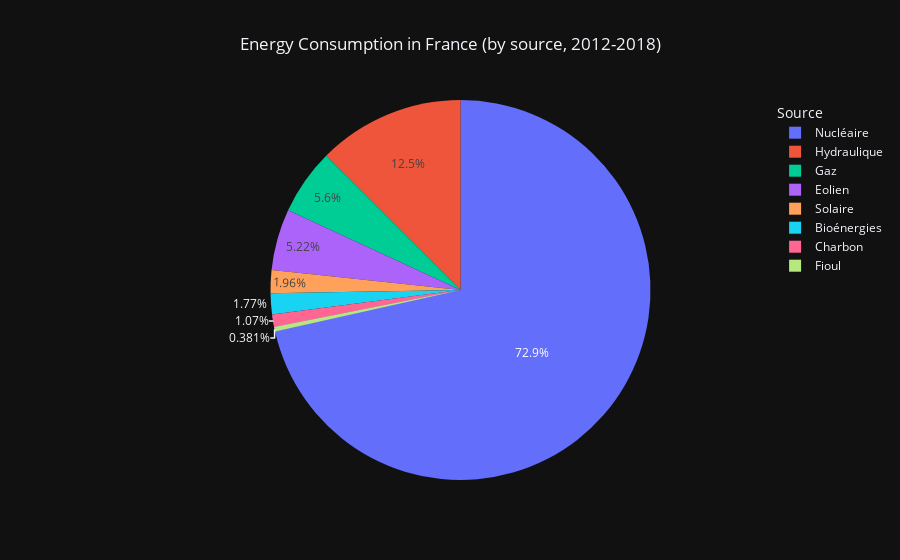

The notebook cell this image was saved under:
### Code cell
import plotly.express as px


latest_month_values = df_data_nationales2.iloc[-1, :]

pie_fig = px.pie(values=latest_month_values, names=latest_month_values.index,
                 title='Energy Consumption in France (by source, 2012-2018)',
                 template='plotly_dark',
                 )

pie_fig.update_layout(legend_title='Source')

pie_fig.update_layout(
    title_x=0.5,
    annotations=[
        dict(
            text="Source: RTE",
            showarrow=False,
            xref="paper",
            yref="paper",
            x=0.1,
            y=-0.25,
            xanchor='right',
            yanchor='bottom'
        )
    ]
)

pie_fig.show()

### Figure 1 — Plotly figure (JSON) as saved in the notebook; plotly's stock layout.template omitted (floating-point values rounded to 4 significant figures)
{"data": [{"domain": {"x": [0, 1], "y": [0, 1]}, "hovertemplate": "label=%{label}<br>value=%{value}<extra></extra>", "labels": ["Fioul", "Charbon", "Gaz", "Nucléaire", "Eolien", "Solaire", "Hydraulique", "Pompage", "Bioénergies"], "legendgroup": "", "name": "", "showlegend": true, "type": "pie", "values": [342400.0, 958200.0, 5032000.0, 65500000.0, 4688000.0, 1764000.0, 11230000.0, -1233000.0, 1591000.0]}], "layout": {"annotations": [{"showarrow": false, "text": "Source: RTE", "x": 0.1, "xanchor": "right", "xref": "paper", "y": -0.25, "yanchor": "bottom", "yref": "paper"}], "legend": {"title": {"text": "Source"}, "tracegroupgap": 0}, "title": {"text": "Energy Consumption in France (by source, 2012-2018)", "x": 0.5}}}
